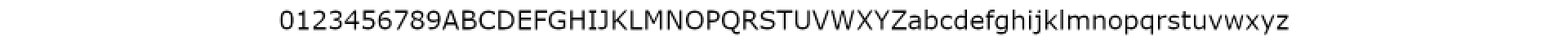
#> input picture font_0.png, 1920 x 50 px (shown at 1/2 size)
$ python trainer.py
#> lines starting #> are read from the running program, lines starting #| are printed output that depends on the picture; after the words box and inside, x2 and y2 are one past the last pixel; in counts of white or black regions, pixels touching at a corner belong together
### practicalOCR.py
import os
from PIL import Image

default_shade = 128

os.system("title PracticalOCR")

default_color_choice = "01"
color_id = {"white": "1", "light": "1", "w": "1", "black": "0", "dark": "0", "b": "0"}
default_size = (100, 1)

folder = "shapes"
chars = {"a": {"min": (3, 3), "pass": 0.7},
         "b": {"min": (3, 3), "pass": 0.7},
         "c": {"min": (3, 3), "pass": 0.7},
         "d": {"min": (3, 3), "pass": 0.7},
         "e": {"min": (3, 3), "pass": 0.7},
         "f": {"min": (3, 3), "pass": 0.7},
         "g": {"min": (3, 3), "pass": 0.7},
         "h": {"min": (3, 3), "pass": 0.7},
         "i": {"min": (1, 2), "simple": True, "pass": 0.7},
         "j": {"min": (3, 3), "pass": 0.7},
         "k": {"min": (3, 3), "pass": 0.7},
         "l": {"min": (1, 3), "simple": True, "pass": 0.7},
         "m": {"min": (3, 3), "pass": 0.7},
         "n": {"min": (3, 3), "pass": 0.7},
         "o": {"min": (3, 3), "pass": 0.7},
         "p": {"min": (3, 3), "pass": 0.7},
         "q": {"min": (3, 3), "pass": 0.7},
         "r": {"min": (1, 2), "pass": 0.7},
         "s": {"min": (3, 3), "pass": 0.7},
         "t": {"min": (3, 3), "pass": 0.7},
         "u": {"min": (3, 3), "pass": 0.7},
         "v": {"min": (3, 3), "pass": 0.7},
         "w": {"min": (3, 3), "pass": 0.7},
         "x": {"min": (3, 3), "pass": 0.7},
         "y": {"min": (3, 3), "pass": 0.7},
         "z": {"min": (1, 2), "pass": 0.7},
         "A": {"min": (3, 3), "pass": 0.7},
         "B": {"min": (3, 3), "pass": 0.7},
         "C": {"min": (3, 3), "pass": 0.7},
         "D": {"min": (3, 3), "pass": 0.7},
         "E": {"min": (3, 3), "pass": 0.7},
         "F": {"min": (3, 3), "pass": 0.7},
         "G": {"min": (3, 3), "pass": 0.7},
         "H": {"min": (3, 3), "pass": 0.7},
         "I": {"min": (1, 2), "pass": 0.7},
         "J": {"min": (3, 3), "pass": 0.7},
         "K": {"min": (3, 3), "pass": 0.7},
         "L": {"min": (3, 3), "pass": 0.7},
         "M": {"min": (3, 3), "pass": 0.7},
         "N": {"min": (3, 3), "pass": 0.7},
         "O": {"min": (3, 3), "simple": True, "pass": 0.7},
         "P": {"min": (3, 3), "pass": 0.7},
         "Q": {"min": (3, 3), "pass": 0.7},
         "R": {"min": (1, 2), "pass": 0.7},
         "S": {"min": (3, 3), "pass": 0.7},
         "T": {"min": (3, 3), "pass": 0.7},
         "U": {"min": (3, 3), "pass": 0.7},
         "V": {"min": (3, 3), "pass": 0.7},
         "W": {"min": (3, 3), "pass": 0.7},
         "X": {"min": (3, 3), "pass": 0.7},
         "Y": {"min": (3, 3), "pass": 0.7},
         "Z": {"min": (1, 2), "pass": 0.7},
         "0": {"min": (3, 3), "pass": 0.7},
         "1": {"min": (1, 2), "pass": 0.7},
         "2": {"min": (3, 3), "pass": 0.7},
         "3": {"min": (3, 3), "pass": 0.7},
         "4": {"min": (3, 3), "pass": 0.7},
         "5": {"min": (3, 3), "pass": 0.7},
         "6": {"min": (3, 3), "pass": 0.7},
         "7": {"min": (3, 3), "pass": 0.7},
         "8": {"min": (3, 3), "pass": 0.7},
         "9": {"min": (1, 2), "pass": 0.7},
         "i.": {"min": (1, 1), "simple": True, "pass": 0.5}}
support = ["", "i."]

def image_list(image, shade=default_shade):
    width, height = image.size
    pixel_values = [[0 for x in range(width)] for y in range(height)]
    chunk_div = int(width / 20)
    if chunk_div < 5:
        chunk_div = 5
    for x in range(width):
        for y in range(height):
            value = 0
            for i in image.getpixel((x, y))[0:3]:
                value += i
            pixel_values[y][x] = int(value / 3)
            pixel_values[y][x] = (lambda x: {False: "0", True: "1"}[x > shade])(pixel_values[y][x])
    return pixel_values

def get_object_list(pixel_values, color=default_color_choice):
    if color in color_id:
        color = color_id[color]
    width, height = len(pixel_values[-1]), len(pixel_values)
    object_list = {}
    current_object = 0
    links = {}
    def create_object_id(y, x):
        nonlocal current_object, links, object_list
        current_object += 1
        links[current_object] = current_object
        object_list[current_object] = {"type": "", "chance": 0, "y": [y, y], "x": [x, x], "color": {"0": "black", "1": "white"}[pixel_values[y][x]], "size": default_size}
        id_board[y][x] = current_object
    def link(item1, item2):
        merging_link = links[item1]
        new_link = links[item2]
        if merging_link == new_link:
            return
        for i in "yx":
            if object_list[merging_link][i][0] < object_list[new_link][i][0]:
                object_list[new_link][i][0] = object_list[merging_link][i][0]
        for i in "yx":
            if object_list[merging_link][i][1] > object_list[new_link][i][1]:
                object_list[new_link][i][1] = object_list[merging_link][i][1]
        links[merging_link] = links[new_link]
        for link in links:
            if links[link] == merging_link:
                links[link] = links[new_link]
        object_list.pop(merging_link)
    for z in color:
        id_board = [[0 for x in range(width)] for y in range(height)]
        for x in range(width):
            for y in range(height):
                if pixel_values[y][x] == z:
                    if y > 0:
                        if id_board[y - 1][x] != 0:
                            id_board[y][x] = id_board[y - 1][x]
                        else:
                            create_object_id(y, x)
                    else:
                        create_object_id(y, x)
                    if id_board[y][x] != 0:
                        if y > object_list[links[current_object]]["y"][1]:
                            object_list[links[current_object]]["y"][1] = y
                    if x > 0:
                        if y > 0:
                            if id_board[y - 1][x - 1] != 0:
                                link(id_board[y][x], id_board[y - 1][x - 1])
                        if id_board[y][x - 1] != 0:
                            link(id_board[y][x], id_board[y][x - 1])
                        if y + 1 < height:
                            if id_board[y + 1][x - 1] != 0:
                                link(id_board[y][x], id_board[y + 1][x - 1])
    return object_list

def get_object(obj, pixel_values):
    snip_board = []
    for y in range(obj["y"][0], obj["y"][1] + 1):
        snip_board += [pixel_values[y][obj["x"][0]: obj["x"][1] + 1]]
    return snip_board

# reading - image that will be read. color - what colors are to be read. singles - If single character lines are allowed.
# [129 lines left out: function read_img, not called in this run]

### trainer.py
from PIL import Image
import os
import practicalOCR

if not os.path.exists("font_0.png"):
    os.system("mode 25, 3")
    input("font_0.png not found.")
    exit()
if os.path.exists("fonts.py"):
    import fonts
font_details = []
for font in range(10):
    if font in fonts.data:
        font_details += [fonts.data[font]]
    else:
        font_details += [{}]

char_list = ["0", "1", "2", "3", "4", "5", "6", "7", "8", "9",
             "CA", "CB", "CC", "CD", "CE", "CF", "CG", "CH", "CI", "CJ", "CK", "CL", "CM", "CN", "CO", "CP", "CQ", "CR", "CS", "CT", "CU", "CV", "CW", "CX", "CY", "CZ",
             "a", "b", "c", "d", "e", "f", "g", "h", "i.", "i", "i.", "j", "k", "l", "m", "n", "o", "p", "q", "r", "s", "t", "u", "v", "w", "x", "y", "z",]
for i in fonts.read:
    if not os.path.exists(f"font_{i}.png"):
        break
    image = Image.open(f"font_{i}.png")
#> image is the input picture: PIL image 1920x50 RGBA; mean R, G, B, A 232.6, 232.6, 232.6, 255
    shade = 128
    char_list_replica = char_list.copy()
    font_data = fonts.data_override.copy()
    if i in fonts.data:
        font_data.update(fonts.data[i].copy())
    if "shade" in font_data:
        shade = font_data["shade"]
    if "no_lowercase" in font_data:
        if font_data["no_lowercase"]:
            char_list_replica = char_list_replica[0:-28]
    if "no_capital" in font_data:
        if font_data["no_capital"]:
            char_list_replica = char_list_replica[0:10] + char_list_replica[36::]
    if "no_number" in font_data:
        if font_data["no_number"]:
            char_list_replica = char_list_replica[10::]
    pixel_values = practicalOCR.image_list(image, shade=shade)
#> pixel_values = 50 items
    object_list = practicalOCR.get_object_list(pixel_values, color="b")
#> in get_object_list, `width, height = len(pixel_values[-1]), len(pixel_values)`: height = 50
#> after the loop in get_object_list, `for z in color:`: object_list = 64 items
    if len(object_list) > len(char_list_replica):
        os.system("mode 75, 5")
        print(f"font_{i}.png contains too much or too little characters.")
        print("It may have been read incorrectly. Letters may have been too thin.")
        input("You can try to tweak the shade setting on your font in fonts.py.")
        exit()
    elif len(object_list) < len(char_list_replica):
        os.system("mode 75, 6")
        print(f"font_{i}.png contains too much or too little characters.")
        print("Is something excluded? Read up on Manual.txt * TWEAKING THE FONT")
        print("It may have been read incorrectly. Letters may have been too thick.")
        input("You can try to tweak the shade setting on your font in fonts.py.")
        exit()
    overlapping_objects = {}
    current_row = 0
    for obj_id in object_list:
        obj = object_list[obj_id]
        x_min, x_max = obj["x"]
        obj_width, obj_height = (x_max - x_min + 1), obj["y"][1] - obj["y"][0] + 1
        if obj_width / obj_height > fonts.width_limit:
            os.system("mode 75, 7")
            print(f"Abnormally wide character spotted in font_{i}.png.")
            print(f"Make sure that the formatting of font_{i}.png is correct.")
            print("Try decreasing the shade setting on your font in fonts.py.")
            print("Alternatively, increase the size between the characters.")
            input("Or increase the width_limit in fonts.py.")
        for row_id in overlapping_objects:
            row = overlapping_objects[row_id]
            a_min, a_max = row["a"]
            if sum(item in range(x_min, x_max + 1) for item in range(a_min, a_max + 1)) >= obj_width / 5:
                overlapping_objects[row_id]["s"] += [obj_id]
                overlapping_objects[row_id]["y"] += [obj["y"][0]]
                if x_min > row["a"][0]:
                    overlapping_objects[row_id]["a"][1] = x_min
                if x_max > row["a"][1]:
                    overlapping_objects[row_id]["a"][1] = x_max
                break
        else:
            current_row += 1
            overlapping_objects[current_row] = {"s": [obj_id], "a": obj["x"], "y": [obj["y"][0]]}
#> this loop made 64 passes
#> (obj_id, x_min, x_max, obj_width, obj_height) on passes 2 to 13: (28, 366, 377, 12, 24), (44, 384, 398, 15, 24), (80, 404, 418, 15, 24), (117, 422, 439, 18, 24), (145, 444, 458, 15, 24), (182, 463, 478, 16, 24), (223, 484, 498, 15, 24), (246, 503, 518, 16, 24), (291, 523, 538, 16, 24), (325, 542, 561, 20, 24), (353, 566, 582, 17, 24), (394, 587, 605, 19, 24)
#> (x_min, x_max, obj_width, obj_height) on pass 1: (343, 358, 16, 24)
#> after the loop, current_row = 62; overlapping_objects = 62 items
    for obj_id in overlapping_objects.copy():
        row = overlapping_objects[obj_id]
        if len(row["s"]) == 1:
            overlapping_objects.pop(obj_id)
        elif len(row["s"]) > 2:
            os.system("mode 75, 5")
            print(f"A character was found in font_{i}.png that is split into 3.")
            print(f"Make sure that the formatting of font_{i}.png is correct.")
            input("Try increasing the shade setting on your font in fonts.py.")
            exit()
        else:
            allowed_pool = [char_list.index("i."), char_list.index("i"), char_list.index("j") - 1, char_list.index("j")]
            row["s"] = [list(object_list.keys()).index(row["s"][0]), list(object_list.keys()).index(row["s"][1])]
            if row["s"][0] not in allowed_pool or row["s"][1] not in allowed_pool:
                os.system("mode 75, 4")
                input(f"{row['s']} in {allowed_pool}")
                print(f"An unidentified character was found in font_{i}.png.")
                input("Try increasing the shade setting on your font in fonts.py.")
                exit()
            if row["y"][0] > row["y"][1]:
                row["s"].sort()
                if row["s"] == allowed_pool[0:2]:
                    char_list_replica[char_list.index("i.")] = "i"
                    char_list_replica[char_list.index("i")] = "i."
                if row["s"] == allowed_pool[2:4]:
                    char_list_replica[char_list.index("j") - 1] = "j"
                    char_list_replica[char_list.index("j")] = "i."
#> this loop made 62 passes
#> allowed_pool on passes 45 to 46: [44, 45, 46, 47], [44, 45, 46, 47]
#> after the loop, char_list_replica = 64 items, first 6: '0', '1', '2', '3', '4', '5'; overlapping_objects = 2 items
    if not len(overlapping_objects):
        while "i." in char_list_replica:
            char_list_replica.remove("i.")
    board_list = []
    for obj in object_list:
        board_list += [practicalOCR.get_object(object_list[obj], pixel_values)]
#> this loop made 64 passes
#> obj on passes 2 to 13: 28, 44, 80, 117, 145, 182, 223, 246, 291, 325, 353, 394
#> after the loop, board_list = 64 items
    for board in range(len(board_list)):
        for row in range(len(board_list[board])):
            for column in range(len(board_list[board][row])):
                board_list[board][row][column] = {"0": (0, 0, 0), "1": (255, 255, 255)}[board_list[board][row][column]]
#> this loop made 64 passes
    index = -1
    for board in board_list:
        index += 1
        width, height = len(board[-1]), len(board)
        image = Image.new('RGB', (width, height))
        for y, row in enumerate(board):
            for x, color in enumerate(row):
                image.putpixel((x, y), color)
        image.save(f"shapes/{char_list_replica[index]}_{i}.png")
#> this loop made 64 passes
#> (width, height) on passes 1 to 12: (16, 24), (12, 24), (15, 24), (15, 24), (18, 24), (15, 24), (16, 24), (15, 24), (16, 24), (16, 24), (20, 24), (17, 24)
#> pass 1, `image.save(f"shapes/{char_list_replica[index]}_{i}.png")`:
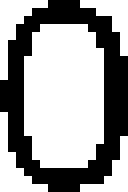
#> saved as 0_0.png: PIL image 16x24 RGB (shown 8 times larger); 62.2% white; 1 black region, box (x1, y1, x2, y2) and area: (0, 0, 16, 24) 145
#> after the loop, index = 63
os.system("mode 30, 3")
#> (the run stopped early here; a loop or call above may not have finished)
